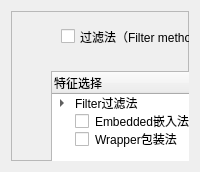
                     <widget class="QWidget" name="page3_FeatureSelection">
                      <layout class="QVBoxLayout" name="verticalLayout_20">
                       <item>
                        <widget class="QFrame" name="row_4">
                         <property name="minimumSize">
                          <size>
                           <width>0</width>
                           <height>150</height>
                          </size>
                         </property>
                         <property name="frameShape">
                          <enum>QFrame::StyledPanel</enum>
                         </property>
                         <property name="frameShadow">
                          <enum>QFrame::Raised</enum>
                         </property>
                         <widget class="QCheckBox" name="checkBox">
                          <property name="geometry">
                           <rect>
                            <x>50</x>
                            <y>10</y>
                            <width>181</width>
                            <height>31</height>
                           </rect>
                          </property>
                          <property name="text">
                           <string>过滤法（Filter methods）</string>
                          </property>
                         </widget>
                         <widget class="QCheckBox" name="checkBox_3">
                          <property name="geometry">
                           <rect>
                            <x>270</x>
                            <y>10</y>
                            <width>211</width>
                            <height>31</height>
                           </rect>
                          </property>
                          <property name="text">
                           <string>包裹法（Wrapper methods）</string>
                          </property>
                         </widget>
                         <widget class="QCheckBox" name="checkBox_4">
                          <property name="geometry">
                           <rect>
                            <x>530</x>
                            <y>10</y>
                            <width>211</width>
                            <height>31</height>
                           </rect>
                          </property>
                          <property name="text">
                           <string>嵌入法（Embedded methods）</string>
                          </property>
                         </widget>
                         <widget class="QTreeWidget" name="treeWidget_featureSelection">
                          <property name="geometry">
                           <rect>
                            <x>40</x>
                            <y>60</y>
                            <width>256</width>
                            <height>192</height>
                           </rect>
                          </property>
                          <column>
                           <property name="text">
                            <string>特征选择</string>
                           </property>
                          </column>
                          <item>
                           <property name="text">
                            <string>Filter过滤法</string>
                           </property>
                           <item>
                            <property name="text">
                             <string>方差过滤</string>
                            </property>
                            <property name="checkState">
                             <enum>Unchecked</enum>
                            </property>
                           </item>
                           <item>
                            <property name="text">
                             <string>相关性过滤</string>
                            </property>
                            <item>
                             <property name="text">
                              <string>卡方过滤</string>
                             </property>
                             <property name="checkState">
                              <enum>Unchecked</enum>
                             </property>
                            </item>
                            <item>
                             <property name="text">
                              <string>F检验</string>
                             </property>
                             <property name="checkState">
                              <enum>Unchecked</enum>
                             </property>
                            </item>
                            <item>
                             <property name="text">
                              <string>互信息法</string>
                             </property>
                             <property name="checkState">
                              <enum>Unchecked</enum>
                             </property>
                            </item>
                           </item>
                          </item>
                          <item>
                           <property name="text">
                            <string>Embedded嵌入法</string>
                           </property>
                           <property name="checkState">
                            <enum>Unchecked</enum>
                           </property>
                          </item>
                          <item>
                           <property name="text">
                            <string>Wrapper包装法</string>
                           </property>
                           <property name="checkState">
                            <enum>Unchecked</enum>
                           </property>
                          </item>
                         </widget>
                         <widget class="QPushButton" name="btn_eatureSelection">
                          <property name="geometry">
                           <rect>
                            <x>580</x>
                            <y>460</y>
                            <width>75</width>
                            <height>24</height>
                           </rect>
                          </property>
                          <property name="text">
                           <string>特征筛选</string>
                          </property>
                         </widget>
                         <widget class="QTabWidget" name="tabWidget_FeatureSelectionData">
                          <property name="geometry">
                           <rect>
                            <x>360</x>
                            <y>60</y>
                            <width>541</width>
                            <height>351</height>
                           </rect>
                          </property>
                          <widget class="QWidget" name="tab">
                           <attribute name="title">
                            <string>Tab 1</string>
                           </attribute>
                          </widget>
                          <widget class="QWidget" name="tab_6">
                           <attribute name="title">
                            <string>Tab 2</string>
                           </attribute>
                          </widget>
                         </widget>
                        </widget>
                       </item>
                      </layout>
                     </widget>
